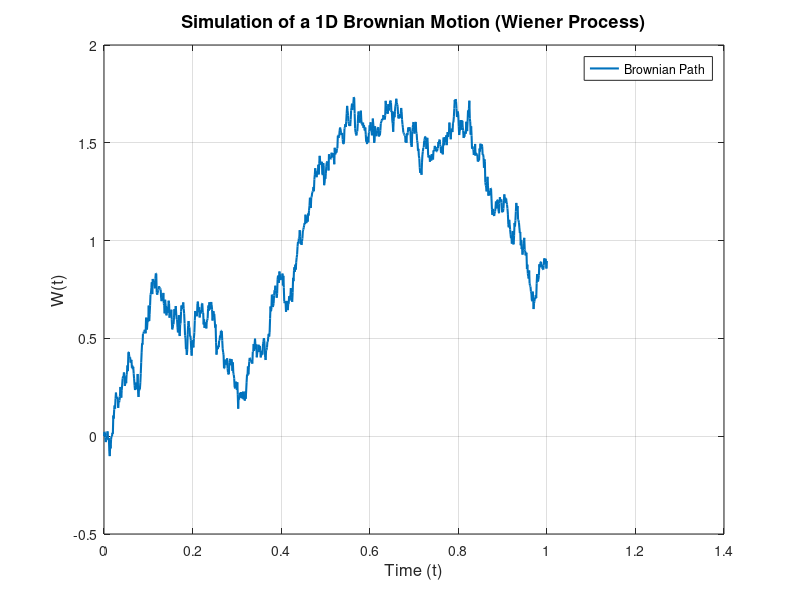

Write the MATLAB code that produced this figure.
function [] = Brownian_Motion()
% -----------------------------------------------------------
% Function: Brownian_Motion
% Task: Simulate and plot a 1D Brownian Motion (Wiener Process)
% -----------------------------------------------------------
% Author: Etienne Trédan
% Description:
%   This script simulates a one-dimensional Brownian Motion (W_t)
%   over the time interval [0, T] using discrete time steps.
%
%   The Brownian motion satisfies:
%       W(0) = 0
%       W(t+Δt) = W(t) + sqrt(Δt) * ε_t,  where ε_t ~ N(0,1)
%
% -----------------------------------------------------------

    % --- Parameters ---
    T = 1;                % Total time horizon
    N = 1000;             % Number of time steps
    delta_t = T / N;      % Time step size

    % --- Initialization ---
    t = zeros(1, N+1);    % Time vector
    W = zeros(1, N+1);    % Brownian path vector
    t(1) = 0;             % Initial time
    W(1) = 0;             % Initial value of Brownian motion

    % --- Simulation Loop ---
    % Generate the Brownian path iteratively
    for n = 1:N
        t(n+1) = t(n) + delta_t;               % Update time
        W(n+1) = W(n) + sqrt(delta_t) * randn; % Random increment (Normal(0, Δt))
    end

    % --- Plot Results ---
    figure;
    plot(t, W, 'LineWidth', 1.5);
    grid on;

    % --- Plot Formatting ---
    title('Simulation of a 1D Brownian Motion (Wiener Process)', 'FontSize', 13);
    xlabel('Time (t)', 'FontSize', 12);
    ylabel('W(t)', 'FontSize', 12);
    legend('Brownian Path', 'Location', 'best');

end
